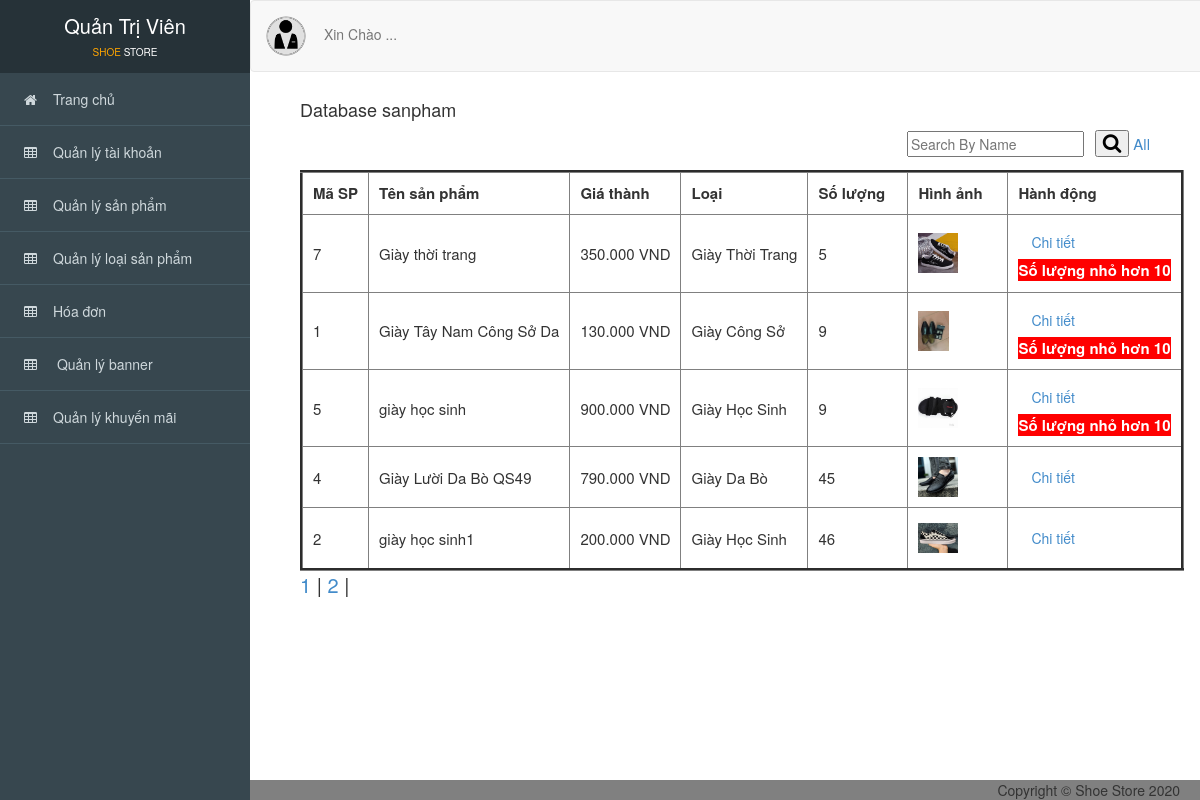
Screenshot of /admin/index.php?action=sanpham with the database file from the repository.
### tables this page shows
CREATE TABLE `sanpham` (
  `idSP` int(11) NOT NULL,
  `idKM` int(11) NOT NULL,
  `idLoaiSP` int(11) NOT NULL,
  `idcolor` int(11) NOT NULL,
  `idsize` int(11) NOT NULL,
  `tenSP` varchar(255) NOT NULL,
  `Dongia` int(11) NOT NULL,
  `anh1` varchar(255) NOT NULL,
  `anh2` varchar(255) NOT NULL,
  `anh3` varchar(255) NOT NULL,
  `ngaynhap` date NOT NULL,
  `mota` varchar(255) NOT NULL,
  `soluong` int(255) NOT NULL
);

### admin/controller_admin/quanlysanpham.php (called while the page is built, shortened)
<?php
    require_once('./model_admin/sanpham.php');
    class sanphamcontroller
    {
        var $sanpham_model;
        public function __construct()
        {
            $this->sanpham_model = new sanpham();
        }
        public function list()
        {
            $gioihan = 5;
            $trang = isset($_GET['trang'])? $_GET['trang'] : '1';
            $batdau = ($trang-1) * $gioihan;
            $sodong = mysqli_num_rows($this->sanpham_model->phantrang());
            $tongsotrang = $sodong/$gioihan;
            if(isset($_POST['timkiem_sp'])){
                $timkiem_sp = $_POST['timkiem_sp'];
                $data = $this->sanpham_model->timkiem_sp($timkiem_sp, $batdau, $gioihan);
            }else{
                $data = $this->sanpham_model->all($batdau, $gioihan);
            }
            require_once('views_admin/index.php');
        }
         }
?>

### admin/model_admin/ketnoi.php (called while the page is built, shortened)
<?php
    class ketnoi
    {
    	function __construct()
    	{
    		$host = "localhost";
    		$username ="root";
    		$password = "";
    		$dbname = "shoe_store";
    		$this->connect = new mysqli($host,$username,$password,$dbname);
    	}
    }
?>

### admin/model_admin/sanpham.php (called while the page is built, shortened)
<?php
    require_once('ketnoi.php');
    class sanpham
    {
    	var $conn;
    	function __construct()
    	{
    		$connect_obj = new ketnoi();
    		$this->conn = $connect_obj->connect;
    	}
        function phantrang()
        {
            $query = "SELECT * FROM sanpham";
            return $this->conn->query($query);
        }
    	function all($batdau, $gioihan)
    	{
    		$query = "SELECT * FROM sanpham ORDER BY soluong LIMIT $batdau, $gioihan";
    		$result = $this->conn->query($query);
    		$data = array();
    		while ($row = $result->fetch_assoc()) {
       		   $data[] = $row;
    		}
    		return $data;
    	}
    }
?>

### admin/views_admin/sanpham/quanlysanpham.php (the view, shortened to what this page needs)
<div id="viewport">
<div class="container-fluid" id="noidung">
      <h4>Database sanpham</h4>
      <div class="search_box pull-right" style="margin-right: 50px; margin-top: 0px;">
          <form method="POST" action="?action=sanpham">
          <input type="text" placeholder="Search By Name" name="timkiem_sp">&ensp;
          <button type="submit"><i class="fa fa-search"></i></button>
          <a href="?action=sanpham" style="font-size: 15px;">All </a>
        </form>
      </div>
      <br>
      <br>
      <table border="3" cellpadding="10" style="font-size: 15px;">
          <thead>
               <tr>
                  <th>Mã SP</th>
                  <th class="theadd">Tên sản phẩm</th>
                  <th class="theadd">Giá thành</th>
                  <th class="theadd">Loại</th>
                  <th class="theadd">Số lượng</th>
                  <th class="theadd">Hình ảnh</th>
                  <th>Hành động</th>
               </tr>
          </thead>
          <tbody>
            <?php foreach ($data as $value) { ?>
              <tr>
                  <td scope="row"><?= $value['idSP'] ?></td>
                 <td><?= $value['tenSP'] ?></td>
                  <td><?= $value['Dongia'] ?>.000 VND</td>
                  <td>
                    <?php
                    if($value['idLoaiSP'] == 1) echo "Giày Công Sở";
                    if($value['idLoaiSP'] == 2) echo "Giày Học Sinh";
                    if($value['idLoaiSP'] == 3) echo "Giày Da Bò";
                    if($value['idLoaiSP'] == 4) echo "Giày Thời Trang";
                    ?>
                  </td>
                  <td><?= $value['soluong'] ?></td>
                   <td><img src="./public_admin/image/sanpham/<?php echo $value['anh1'] ?>" widh='40' height='40'></td>
                  <td>
                      <a href="?action=xemsanpham&id=<?= $value['idSP'] ?>" type="button" class="btn btn-light">Chi tiết</a>
        <?php if( $value['soluong'] < 10 ) {  ?>
        <a class="soluong" href="?action=them_soluong_giaodien&soluong=<?php echo $value['soluong']?>&idSP=<?php echo $value['idSP']?>"><br>Số lượng nhỏ hơn 10<br></a>
      <?php } ?>
                  </td>
              </tr>
              <?php } ?>
          </tbody>
      </table>
<span style="font-size: 20px;">
      <?php
      if(!isset($timkiem_sp)){
         $tong = ceil($tongsotrang);
       for($i = 1; $i <= $tong; $i++){
          echo '<a href="?action=sanpham&trang='.$i.'">'.$i.'</a> | ';
        }
      }
      ?>
</span>
      <br>
      <br>
      <br>
</div>
</div>

### admin/public_admin/css/style.css (style rules this page uses)
a.soluong { color: white; font-weight: bold; font-size: 15px; background-color: red; }
div.search_box { margin-top: 21px; }
i.fa-search { font-size: 20px; }
body { overflow-x: hidden; font-family: 'Roboto', sans-serif; font-size: 16px; }
#viewport { padding-left: 250px; -webkit-transition: all 0.5s ease; -moz-transition: all 0.5s ease; -o-transition: all 0.5s ease; transition: all 0.5s ease; }
#noidung { padding-top: 90px; padding-left: 50px; background-color: white; }
th.theadd { min-width: 100px; max-width: 170px; }

### rows the page displays
sanpham: idSP "7", tenSP "Giày thời trang", Dongia "350", shows "Giày Thời Trang", soluong "5", anh1 (picture)
sanpham: idSP "1", tenSP "Giày Tây Nam Công Sở Da", Dongia "130", shows "Giày Công Sở", soluong "9", anh1 (picture)
sanpham: idSP "5", tenSP "giày học sinh", Dongia "900", shows "Giày Học Sinh", soluong "9", anh1 (picture)
sanpham: idSP "4", tenSP "Giày Lười Da Bò QS49", Dongia "790", shows "Giày Da Bò", soluong "45", anh1 (picture)
sanpham: idSP "2", tenSP "giày học sinh1", Dongia "200", shows "Giày Học Sinh", soluong "46", anh1 (picture)
